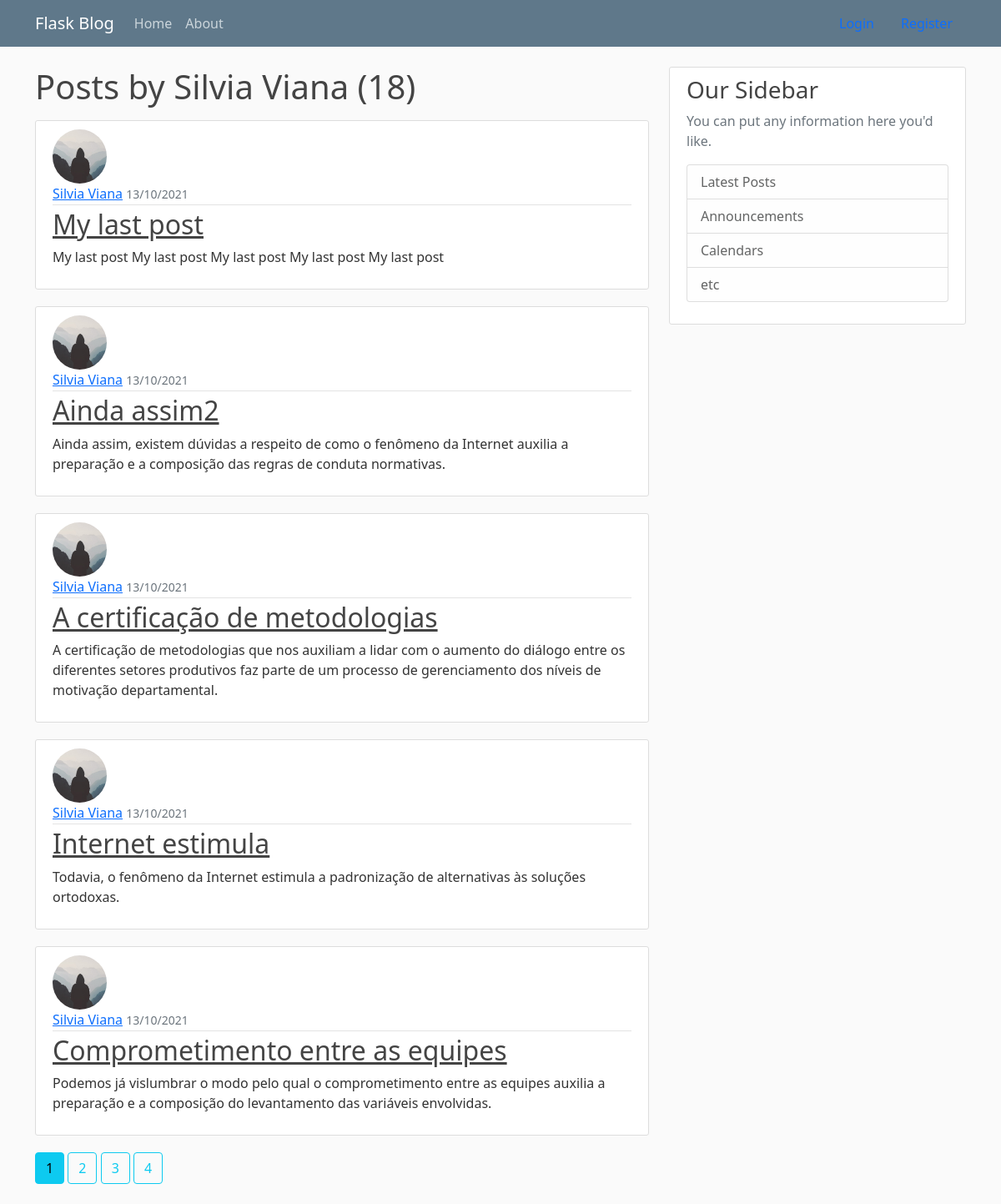
/user/Silvia Viana, run on the app's committed database.
### flaskblog/models.py (models this page shows, shortened)
class User(db.Model, UserMixin):
    id = db.Column(db.Integer, primary_key=True)
    username = db.Column(db.String(20), unique=True, nullable=False)
    email = db.Column(db.String(120), unique=True, nullable=False)
    image_file = db.Column(db.String(120), nullable=False, default='default.jpg')
    password = db.Column(db.String(60), nullable=False)
    posts = db.relationship('Post', backref='author', lazy=True)

class Post(db.Model):
    id = db.Column(db.Integer, primary_key=True)
    title = db.Column(db.String(100), nullable=False)
    date_posted = db.Column(db.DateTime, nullable=False, default=datetime.utcnow)
    content = db.Column(db.Text, nullable=False)
    user_id = db.Column(db.Integer, db.ForeignKey('user.id'), nullable=False)

### flaskblog/users/routes.py (the view)
@users.route("/user/<string:username>")
def user_posts(username):
    page = request.args.get('page',1, type=int)
    user = User.query.filter_by(username=username).first_or_404()
    posts = Post.query.filter_by(author=user)\
                .order_by(Post.date_posted.desc())\
                .paginate(page=page, per_page=5)
    return render_template("user_posts.html", posts=posts, user=user)

### flaskblog/templates/user_posts.html
{% extends "layout.html" %}
{% block content %}
  <h1 class="mb-3">Posts by {{ user.username }} ({{ posts.total }})</h1>
  {% for post in posts.items %}
    <article class="media content-section">
      <img class="rounded-circle article-img" src="{{ url_for('static', filename='profile_pics/' + post.author.image_file)}}" />
        <div class="media-body">
          <div class="article-metadata">
            <a class="mr-2" href="{{ url_for('users.user_posts', username=post.author.username)}}">{{ post.author.username }}</a>
            <small class="text-muted">{{ post.date_posted.strftime('%d/%m/%Y') }}</small>
          </div>
          <h2><a class="article-title" href="{{ url_for('posts.post', post_id=post.id) }}">{{ post.title }}</a></h2>
          <p class="article-content">{{ post.content }}</p>
        </div>
      </article>
  {% endfor %}
  {% for page_num in posts.iter_pages(left_edge=1, right_edge=1, left_current=1, right_current=5) %}
    {% if page_num %}
        {% if posts.page == page_num %}
          <a class="btn btn-info mb-4" href="{{url_for('users.user_posts', username=user.username, page=page_num)}}">{{ page_num }}</a>
        {% else %}
          <a class="btn btn-outline-info mb-4" href="{{url_for('users.user_posts', username=user.username, page=page_num)}}">{{ page_num }}</a>
        {% endif %}
    {% else %}
    ...
    {% endif %}
  {% endfor %}
{% endblock content %}

### flaskblog/static/main.css (style rules this page uses)
body { background: #fafafa; color: #333333; margin-top: 5rem; }
h1, h2, h3, h4, h5, h6 { color: #444444; }
.content-section { background: #ffffff; padding: 10px 20px; border: 1px solid #dddddd; border-radius: 3px; margin-bottom: 20px; }
.article-title { color: #444444; }
.article-content { white-space: pre-line; }
.article-img { height: 65px; width: 65px; margin-right: 16px; }
.article-metadata { padding-bottom: 1px; margin-bottom: 4px; border-bottom: 1px solid #e3e3e3 }

### data on the page
User: username "Silvia Viana"
Post: image_file (placeholder picture), author.username "Silvia Viana", date_posted "13/10/2021", title "My last post", content "My last post My last post My last post My last post My last post"
Post: image_file (placeholder picture), author.username "Silvia Viana", date_posted "13/10/2021", title "Ainda assim2", content "Ainda assim, existem dúvidas a respeito de como o fenômeno da Internet auxilia a preparação e a composição das regras de conduta normativas."
Post: image_file (placeholder picture), author.username "Silvia Viana", date_posted "13/10/2021", title "A certificação de metodologias", content "A certificação de metodologias que nos auxiliam a lidar com o aumento do diálogo entre os diferentes setores produtivos faz parte de um processo de gerenciamento dos níveis de motivação departamental."
Post: image_file (placeholder picture), author.username "Silvia Viana", date_posted "13/10/2021", title "Internet estimula", content "Todavia, o fenômeno da Internet estimula a padronização de alternativas às soluções ortodoxas."
Post: image_file (placeholder picture), author.username "Silvia Viana", date_posted "13/10/2021", title "Comprometimento entre as equipes", content "Podemos já vislumbrar o modo pelo qual o comprometimento entre as equipes auxilia a preparação e a composição do levantamento das variáveis envolvidas."

### other printed values
{{ posts.total }} "18"
{{ page_num }} "1"
{{ page_num }} "2" "3" "4"
